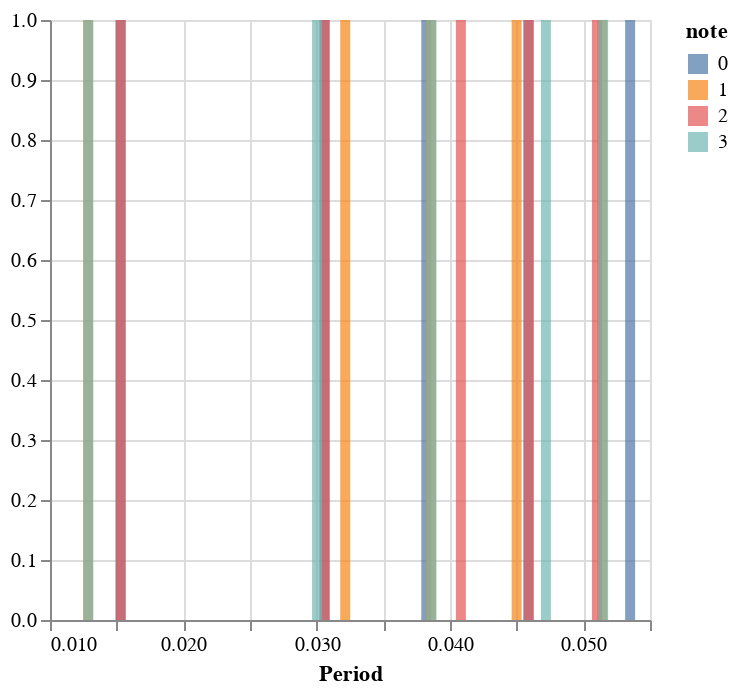

The notebook cell this image was saved under:
### Code cell
chart

### Figure 1 — Vega-Lite specification as saved in the notebook (floating-point values rounded to 4 significant figures)
{"config": {"view": {"continuousWidth": 300, "continuousHeight": 300}}, "data": {"name": "data-dcf8f6709d1b8a053bda3162f8ec9535"}, "mark": {"type": "bar", "opacity": 0.7}, "encoding": {"color": {"field": "note", "type": "nominal"}, "x": {"field": "period", "title": "Period", "type": "quantitative"}, "y": {"field": "y_axis", "scale": {"domain": [0, 1]}, "title": "", "type": "quantitative"}}, "$schema": "https://vega.github.io/schema/vega-lite/v5.20.1.json", "datasets": {"data-dcf8f6709d1b8a053bda3162f8ec9535": [{"note": 0, "period": 0.03058, "y_axis": 1}, {"note": 0, "period": 0.04587, "y_axis": 1}, {"note": 0, "period": 0.01529, "y_axis": 1}, {"note": 0, "period": 0.05351, "y_axis": 1}, {"note": 0, "period": 0.03822, "y_axis": 1}, {"note": 1, "period": 0.03214, "y_axis": 1}, {"note": 1, "period": 0.045, "y_axis": 1}, {"note": 1, "period": 0.01286, "y_axis": 1}, {"note": 1, "period": 0.05143, "y_axis": 1}, {"note": 1, "period": 0.03857, "y_axis": 1}, {"note": 2, "period": 0.03061, "y_axis": 1}, {"note": 2, "period": 0.04592, "y_axis": 1}, {"note": 2, "period": 0.01531, "y_axis": 1}, {"note": 2, "period": 0.05102, "y_axis": 1}, {"note": 2, "period": 0.04082, "y_axis": 1}, {"note": 3, "period": 0.03003, "y_axis": 1}, {"note": 3, "period": 0.04719, "y_axis": 1}, {"note": 3, "period": 0.01287, "y_axis": 1}, {"note": 3, "period": 0.05148, "y_axis": 1}, {"note": 3, "period": 0.03861, "y_axis": 1}]}}
